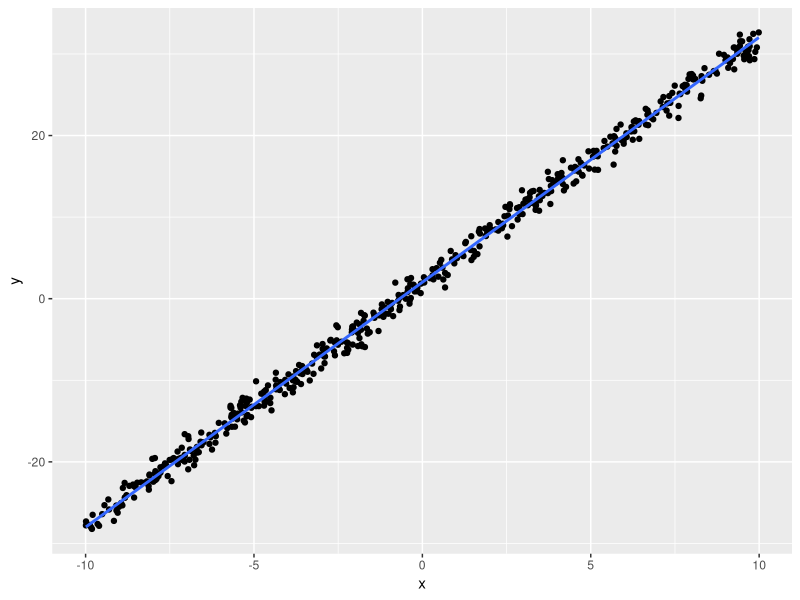
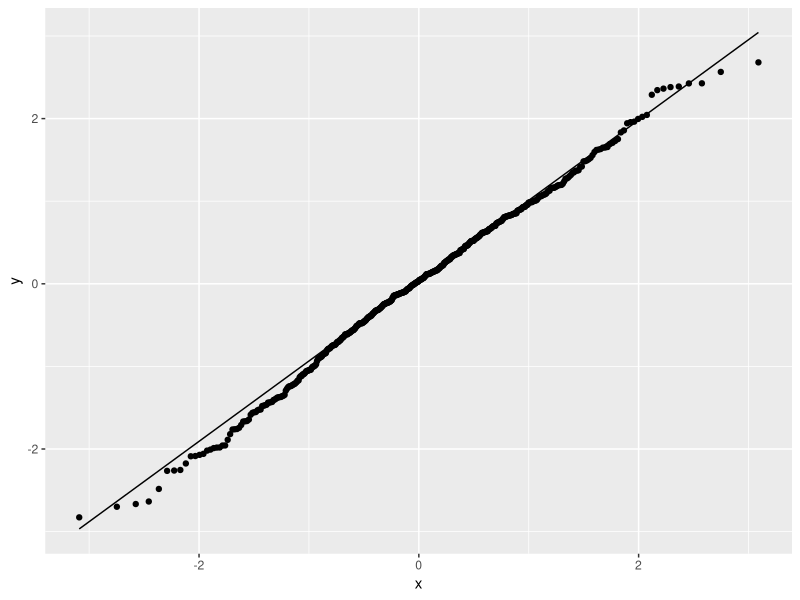
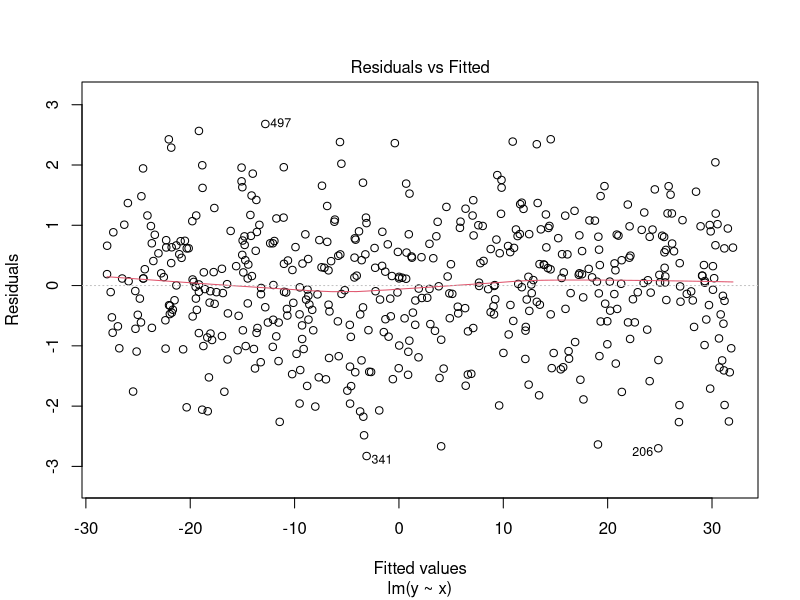
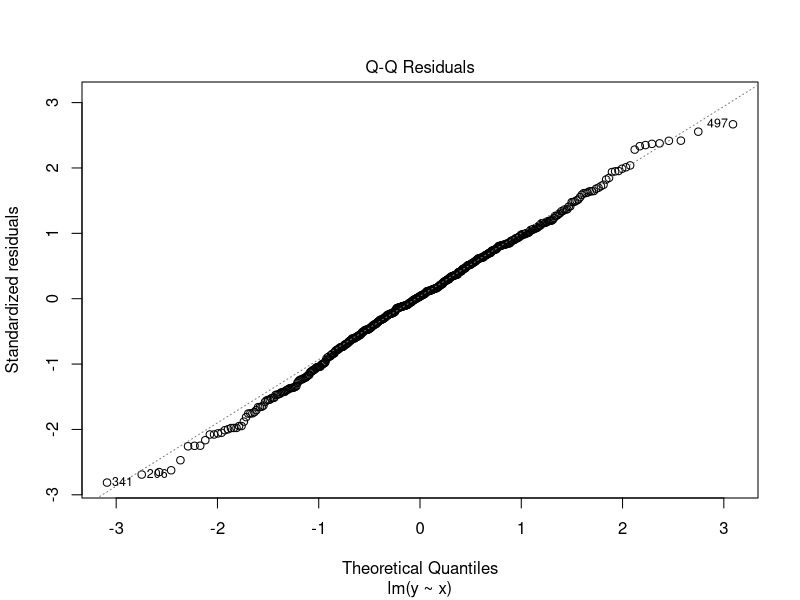
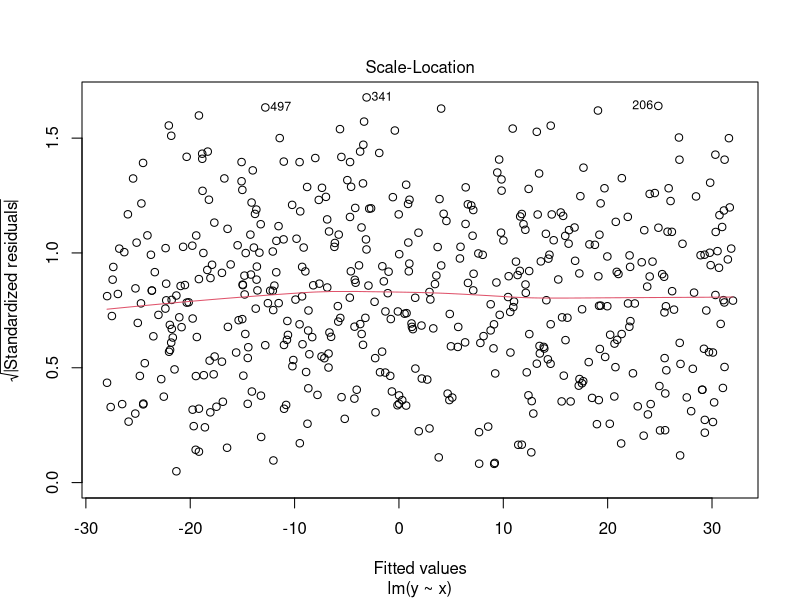
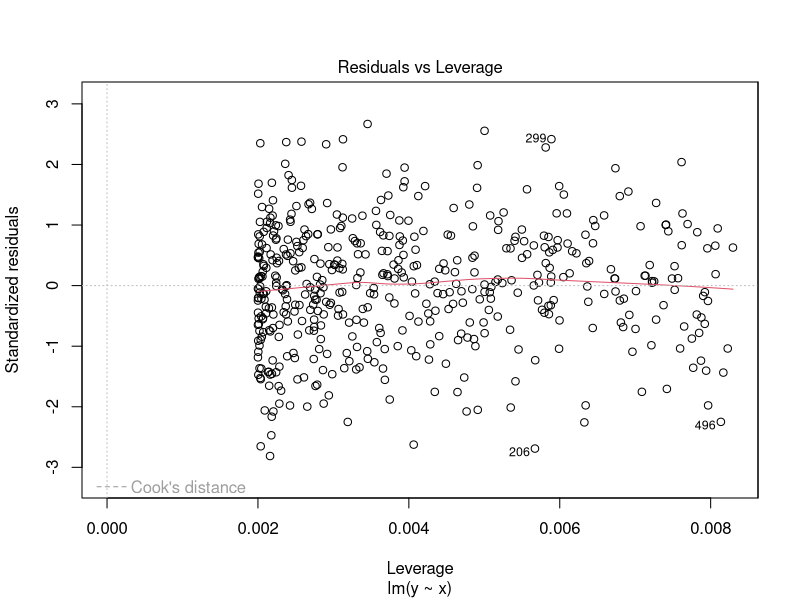
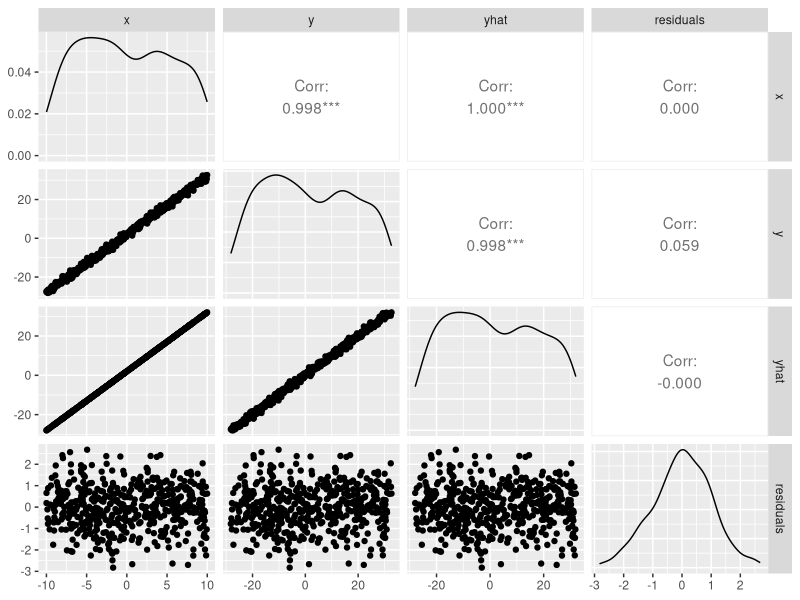
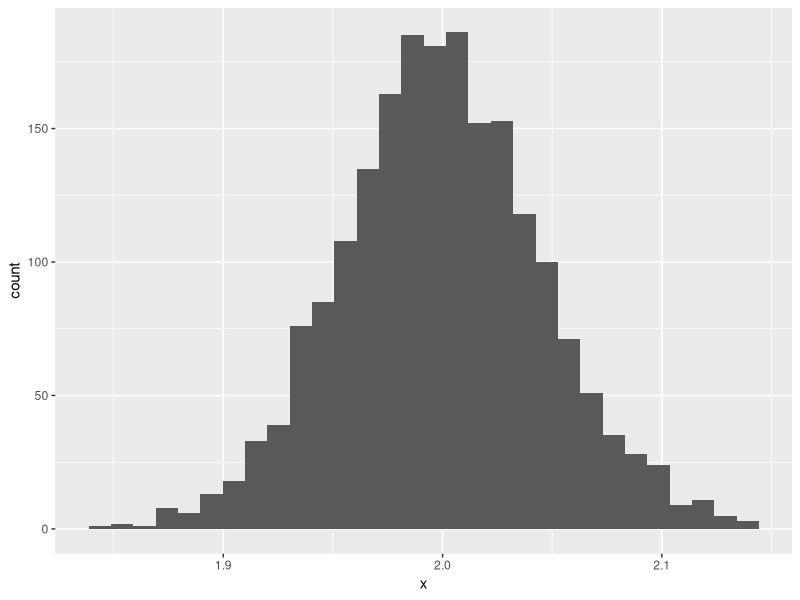

Recreate these plots in R, in order.
## ---- chunk 1
#| message: FALSE
library(tidyverse)
set.seed(123)
n <- 500
beta0 <- 2
beta1 <- 3
sigma <- 1
# データの生成
x <- runif(n, -10, 10)
e <- rnorm(n, 0, sigma)
y <- beta0 + beta1 * x + e

dat <- data.frame(x, y)
# データの確認
head(dat)
dat %>% ggplot(aes(x = x, y = y)) +
  geom_point() +
  geom_smooth(method = "lm", formula = "y~x") # 線形モデルの描画
## ---- chunk 2
result.lm <- lm(y ~ x, data = dat)
summary(result.lm)
## ---- chunk 3
dat <- bind_cols(dat, yhat = result.lm$fitted.values, residuals = result.lm$residuals)
summary(dat)
## ---- chunk 4
dat %>%
  ggplot(aes(sample = residuals)) +
  stat_qq() +
  stat_qq_line()
## ---- chunk 5
plot(result.lm)
## ---- chunk 6
#| message: FALSE
library(GGally) # 必要ならインストールしよう
ggpairs(dat)
## ---- chunk 7
#| message: FALSE
library(MASS)
library(psych)
Sigma <- matrix(c(1, 0.3, 0.5, 0.3, 1, 0.8, 0.5, 0.8, 1), ncol = 3)
X <- mvrnorm(1000, c(0, 0, 0), Sigma, empirical = TRUE) %>% as.data.frame()
## 相関行列
cor(X)
## 回帰分析をして残差を求める
result.lm1 <- lm(V2 ~ V1, data = X)
result.lm2 <- lm(V3 ~ V1, data = X)
cor(result.lm1$residuals, result.lm2$residuals)
## 偏相関を求めるR関数で確認
psych::partial.r(X)[2, 3]
## ---- chunk 8
result.mra <- lm(V1 ~ V2 + V3, data = X)
# 回帰係数を取り出す
result.mra$coefficients
# 残差をつかって偏回帰係数を確認する
result.lm3 <- lm(V1 ~ V3, data = X)
result.lm4 <- lm(V2 ~ V3, data = X)
result.lm5 <- lm(result.lm3$residuals ~ result.lm4$residuals)
#
result.lm5$coefficients
## ---- chunk 9
summary(result.mra)
## ---- chunk 10
#| message: FALSE
library(car) # なければ入れておこう
vif(result.mra)
## ---- chunk 11
set.seed(123)
n <- 500
beta0 <- 2
beta1 <- 3
sigma <- 1
# データ生成関数
dataMake <- function(n, beta0, beta1, sigma) {
  x <- runif(n, -10, 10)
  e <- rnorm(n, 0, sigma)
  y <- beta0 + beta1 * x + e
  dat <- data.frame(x, y)
  return(dat)
}

# 結果オブジェクトの準備
iter <- 2000
beta0.est <- rep(NA, iter)
beta1.est <- rep(NA, iter)
# simulation
for (i in 1:iter) {
  sample <- dataMake(n, beta0, beta1, sigma)
  result.lm <- lm(y ~ x, data = sample)
  beta0.est[i] <- result.lm$coefficients[1]
  beta1.est[i] <- result.lm$coefficients[2]
}

data.frame(x = beta0.est) %>% ggplot(aes(x = x)) +
  geom_histogram()
data.frame(x = beta1.est) %>% ggplot(aes(x = x)) +
  geom_histogram()
## ---- chunk 12
mean(beta0.est)
mean(beta1.est)
## ---- chunk 13
sd(beta0.est)
sd(beta1.est)
## ---- chunk 14
data.frame(x = beta1.est) %>%
  scale() %>%
  ggplot(aes(x = x)) +
  geom_histogram(aes(y = after_stat(density)), bins = 100) +
  stat_function(fun = function(x) dt(x, df = n - 2), color = "red", linewidth = 2)
## ---- chunk 15
set.seed(123)
n <- 500
beta0 <- 2
beta1 <- 0
beta2 <- 0
sigma <- 1
x1 <- runif(n, -10, 10)
x2 <- runif(n, -10, 10)
e <- rnorm(n, 0, sigma)
y <- beta0 + beta1 * x1 + beta2 * x2 + e
sample <- data.frame(y,x1,x2)
result.lm <- lm(y ~ x1 + x2, data = sample)
summary(result.lm)
## ---- chunk 16
f2 <- 0.15      # 効果量
alpha <- 0.05   # タイプ1エラー率
beta <- 0.2     # タイプ2エラー率
p <- 5         # 説明変数の数

for(n in 10 : 500){
    lambda <- f2 * n
    df1 <- p
    df2 <- n - p - 1
    cv <- qf(p = 1- alpha, df1, df2)
    t2error <- pf(q = cv, df1, df2, ncp  = lambda)
    if(t2error < beta){
        break
    }
}

print(n)
## ---- chunk 17
#| echo: FALSE
set.seed(123)
n <- 100
beta0 <- 2
beta1 <- 0
beta2 <- 1
sigma <- 3
x1 <- runif(n, -10, 10)
x2 <- runif(n, -10, 10)
e <- rnorm(n, 0, sigma)
y <- beta0 + beta1 * x1 + beta2 * x2 + e
sample <- data.frame(y,x1,x2)
head(sample)
write.csv(sample, file = "ex_regression1.csv")
## ---- chunk 18
#| echo: FALSE
set.seed(123)
n <- 300
beta0 <- 2
beta1 <- 1
beta2 <- 2
rho <- 0.8
tau <- 1.5
x1 <- runif(n, -1, 1)
x2 <- rho * x1 + sqrt(1 - rho^2) * rnorm(n)
e <- rnorm(n, 0, exp(x2 * tau))
y <- beta0 + beta1 * x1 + beta2 * x2 + e
sample <- data.frame(y,x1,x2)
head(sample)
write.csv(sample, file = "ex_regression2.csv")
